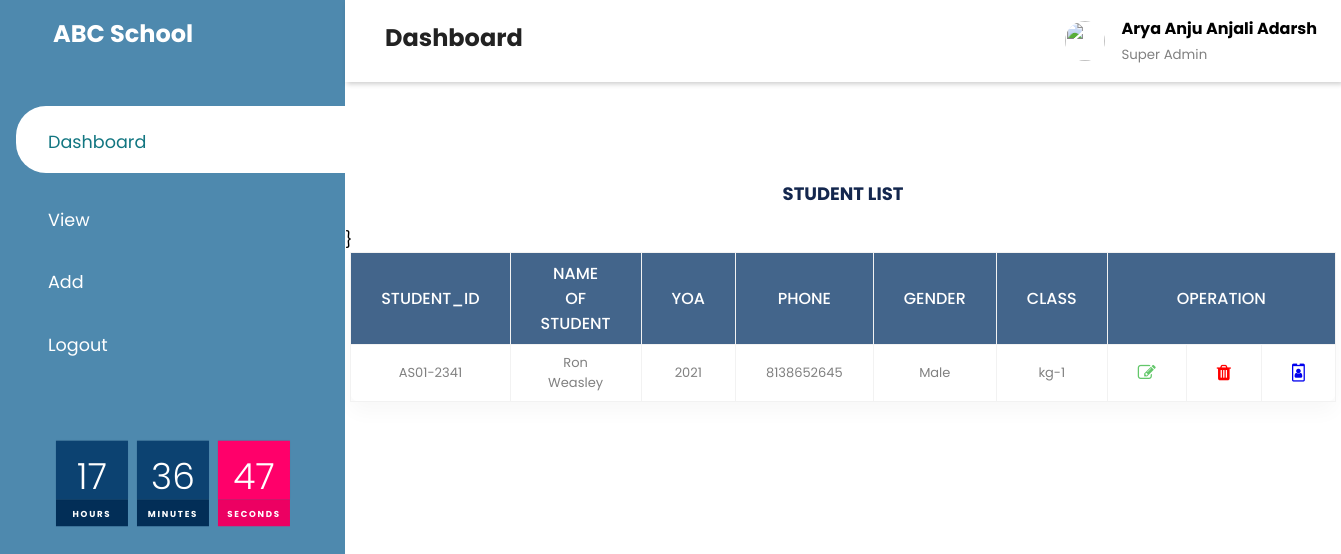
Screenshot of /search.php with the database file from the repository.
### search.php (the view, shortened to what this page needs)
<!DOCTYPE html>
<html lang="en" dir="ltr">
  <head>
    <link rel="stylesheet" href="https://maxst.icons8.com/vue-static/landings/line-awesome/line-awesome/1.3.0/css/line-awesome.min.css">
    <link rel="stylesheet" href="panel.css">
    <?php include 'src/tablelinks.php';?>
    <?php include 'src/tablestyles.php';?>
  </head>
  <body>
    <div class="sidebar">
      <div class="sidebar-brand">
        <h2><span class="lab la-accusoft"></span> ABC School</h2>
      </div>
      <div class="sidebar-menu">
        <ul>
          <li>
            <a href="panel.php" class="active"><span class="las la-school"></span>
              <span>Dashboard</span></a>
          </li>
          <li>
            <a href="src/chooseclass.php"><span class="las la-user-graduate"></span>
              <span>View</span></a>
          </li>
          <li>
            <a href="src/addstudent.php"><span class="las la-graduation-cap"></span>
              <span>Add</span></a>
          </li>
          <li>
            <a href="index.php"><span class="las la-user-minus"></span>
              <span>Logout</span></a>
          </li>
          <li>
             <div id="clock">
               <div id="time">
                 <div>
                   <span id="hour">00</span>
                   <span>hours</span>
                 </div>
                 <div>
                   <span id="minute">00</span>
                   <span>minutes</span>
                 </div>
                 <div>
                   <span id="second">00</span>
                   <span>seconds</span>
                 </div>
               </div>
             </div>
          </li>
        </ul>
      </div>
    </div>
    <div class="main-content">
       <header>
         <h2>
           <label for="">
             <span class="las la-bars"></span>
           </label>
           Dashboard
         </h2>
         <div class="user-wrapper">
           <img src="https://img.icons8.com/pastel-glyph/64/000000/user-male--v1.png" width="40px" height="40px"/>
           <div>
             <h4>Arya Anju Anjali Adarsh</h4>
             <small>Super Admin</small>
           </div>
         </div>
       </header>
                <br><br><br><br><br><br><br><br>
                <div class="main-div">
                <h1>STUDENT LIST</h1>
                <table>
                  <thead>
                    <tr>
                      <th>student_id</th>
                      <th>name of student</th>
                      <th>YOA</th>
                      <th>Phone</th>
                      <th>gender</th>
                      <th>class</th>
                      <th colspan="3">operation</th>
                    </tr>
                    <tbody>
<?php
$conn= new mysqli("localhost","root","","miniproject");
    $name = $_POST['valueToSearch'];
$res = mysqli_query($conn, "SELECT * FROM `kg-1` WHERE name LIKE '{$name}%' OR last_name LIKE '{$name}%' ORDER BY name ASC");
while ($row = mysqli_fetch_array($res))
{
?>
<tr>
<td><?php echo $row['student_id']; ?></td>
<td><?php echo $row['name'];?> <?php echo $row['last_name'];?></td>
<td><?php echo $row['yoa'];?></td>
<td><?php echo $row['parent'];?></td>
<td><?php echo $row['gender'];?></td>
<td><?php echo $row['class'];?></td>
<td><a href="src/editstudent.php?id=<?php echo $row['id']; ?>"><i class="fa fa-edit" aria-hidden="true"></i></td>
<td><a href="src/deletestudent.php?id=<?php echo $row['id']; ?>"><i class="fa fa-trash" aria-hidden="true"></i></td>
<td><a href="src/student.php?id=<?php echo $row['id']; ?>"><i class="fa fa-id-badge" aria-hidden="true"></i></td>
</tr>
 <?php
}mysqli_close($conn);
?>
</tbody>
</thead>
</table>
</div>
</body>
</html>

### panel.css (style rules this page uses)
* { padding: 0; margin: 0; box-sizing: border-box; list-style-type: none; font-family: 'Poppins', sans-serif; text-decoration: none; }
.sidebar { width: 345px; position: fixed; left: 0; top: 0; height: 100%; background: #4e89ae; z-index: 100%; }
.sidebar-brand { height: 90px; padding: 1rem 0rem 1rem 2rem; color: #fff; }
.sidebar-menu { margin-top: 1rem; }
.sidebar-menu li { width: 100%; margin-bottom: 1.7rem; padding-left: 1rem; }
.sidebar-menu a { padding-left: 1rem; display: block; color: #fff; font-size: 1.1rem; }
.sidebar-menu a.active { background: #fff; padding-top: 1rem; padding-bottom: 1rem; color: #127681; border-radius: 30px 0px 0px 30px; }
.sidebar-menu a span:first-child { font-size: 1.5rem; padding-right: 1rem; }
.main-content { margin-left: 345px; }
header { display: flex; justify-content: space-between; padding: 1rem 1.5rem; box-shadow: 2px 2px 5px rgba(0,0,0,0.2); position: fixed; left: 345px; width: calc(100% - 345px); top: 0; z-index: 100; }
header h2 { color: #222; }
header label span { font-size: 1.7rem; padding-right: 1rem; }
.user-wrapper { display: flex; align-items: center; }
.user-wrapper img { border-radius: 50%; margin-right: 1rem; }
.user-wrapper small { display: inline-block; color: grey; }
#clock { padding-top: 15%; padding-left: 6%; }
#clock #time { display: flex; transform: scale(0.9); }
#clock #time div { position: relative; margin: 0 5px; }
#clock #time div span { position: relative; display: block; width: 80px; height: 65px; background: #0C4271; color: #fff; display: flex; font-weight: 300; text-align: center; justify-content: center; font-size: 2.5em; padding-top: 10px; z-index: 10; box-shadow: 0 0 1px rgba(0,0,0,0.2); }
#clock #time div span:nth-child(2) { height: 30px; font-size: 0.6em; letter-spacing: 0.2em; font-weight: 700; z-index: 9; box-shadow: none; background: #022E57; text-transform: uppercase; color: #fff; padding-bottom: 15px; }
#clock #time div:last-child span { background: #ff006a; }
#clock #time div:last-child span:nth-child(2) { background: #ec0062; color: #fff; }

### src/tablestyles.php (style rules this page uses)
* { margin: 0;padding: 0;box-sizing :border-box;font-family: 'Poppins', sans-serif; }
.main-div { width:100%; height:100vh; display :flex; flex-direction: :column; justify-content:center; align-items:center; }
h1 { font-size:18px; color:#14274e; text-align: center; margin-top: -20px; margin-bottom: 20px; }
table { border-collapse:collapse; background-color:#fff; box-shadow: 0 10px 20px 0 rgba(0,0,0,.03); border-radius: 10px; margin : auto; width:30%; }
th,td { border:1px solid #f2f2f2; padding: 8px 30px; text-align: center; color: grey; }
th { text-transform: uppercase; font-weight: 500; background: #43658b; color:white; }
td { font-size: 13px; }
.fa { font-size:18px }
.fa-edit { color:#63c76a; }
.fa-trash { color:#ff0000; }
a { text-decoration: none; display:flex; justify-content: center; }

### rows the page displays
kg-1: student "AS01-2341", name "Ron", last_name "Weasley", yoa "2021", parent "8138652645", gender "Male", class "kg-1"
